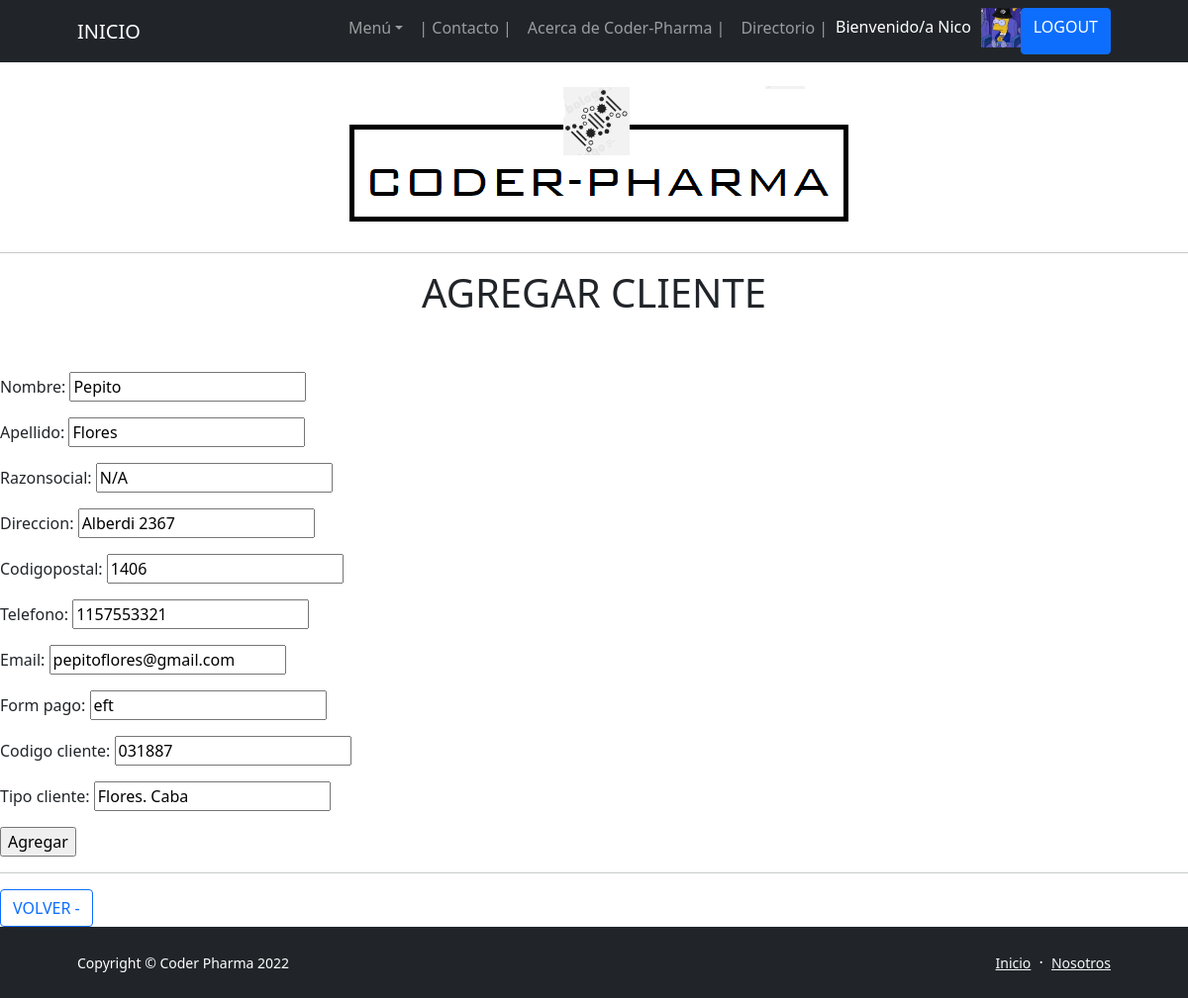
The app's page /App-Drogueria/EditaCliente/6 (signed in) with its own data.
### App_DROGUERIA/models.py (models this page shows, shortened)
class CLIENTES(models.Model):
    nombre = models.CharField(max_length=50)
    apellido = models.CharField(max_length=50)
    razonSocial = models.CharField(max_length=50)
    direccion = models.CharField(max_length=50)
    codigoPostal = models.IntegerField()
    telefono = models.CharField(max_length=50)
    eMail = models.EmailField(max_length=50)
    form_pago = models.CharField(max_length=50)
    codigo_Cliente = models.CharField(max_length=50)
    tipo_Cliente= models.CharField(max_length=50) # Clinica, Hospitales, Ministerios, Municipio, Gobierno Provincial, etc

### App_DROGUERIA/views.py (the view, shortened to what this page needs)
# urls.py: path('EditaCliente/<cliente_id>', EditaCliente, name = "08_EditaCliente"),
@login_required
def EditaCliente(request, cliente_id):
    cliente = CLIENTES.objects.get(id=cliente_id)
    formulario = CreaCliente(initial={
                            'nombre':cliente.nombre,
                            'apellido':cliente.apellido,
                            'razonSocial':cliente.razonSocial,
                            'direccion':cliente.direccion,
                            'codigoPostal':cliente.codigoPostal,
                            'telefono':cliente.telefono,
                            'eMail':cliente.eMail,
                            'form_pago':cliente.form_pago,
                            'codigo_Cliente':cliente.codigo_Cliente,
                            'tipo_Cliente':cliente.tipo_Cliente
                            })
    try:
            avatar = Avatar.objects.get(usuario = request.user.id)
            return render(request, "08 - AgregaCliente.html", {"form":formulario, "url": avatar.imagen.url})
    except:
        return render(request,"08 - AgregaCliente.html", {"form":formulario})

### App_DROGUERIA/forms.py
class CreaCliente(forms.Form):
    nombre = forms.CharField(max_length=50)
    apellido = forms.CharField(max_length=50)
    razonSocial = forms.CharField(max_length=50)
    direccion = forms.CharField(max_length=50)
    codigoPostal = forms.IntegerField()
    telefono = forms.CharField(max_length=50)
    eMail = forms.EmailField(max_length=50)
    form_pago = forms.CharField(max_length=50)
    codigo_Cliente = forms.CharField(max_length=50)
    tipo_Cliente= forms.CharField(max_length=50)

### App_DROGUERIA/Templates/08 - AgregaCliente.html (shortened to what this page needs)
{% extends '00 - ORIGEN (b).html' %}
{% load static %}
{% block blockname %}
<body>
    <br>
    <p class="text-center"><img class="img-fluid rounded mb-5 mb-lg-0" src="http://127.0.0.1:8000/media/imagenes/Membrete_Coder-Pharma.png" alt="..." /></p>
    <hr>
    <h1 class="text-center"> AGREGAR CLIENTE </h1>
    <br>
    <br>
    <form action="" method="POST">
        {{form.as_p}}
       <input type="submit" value="Agregar">
    </form>
    <hr>
        <a href="{% url '08_Clientes' %}" class="btn btn-outline-primary" disabled> VOLVER - </a>
    <br>
</body>
</html>
{% endblock blockname %}

### App_DROGUERIA/Templates/00 - ORIGEN (b).html (shortened to what this page needs)
<!DOCTYPE html>
<html lang="es">
    <head>
        {% load static %}
        <link href="https://cdn.jsdelivr.net/npm/bootstrap-icons@1.5.0/font/bootstrap-icons.css" rel="stylesheet" />
        <link href="{% static 'css/styles.css' %}" rel="stylesheet" />
        <link href="css/styles.css" rel="stylesheet" />
    </head>
    <body class="d-flex flex-column h-100">
        <main class="flex-shrink-0">
            <nav class="navbar navbar-expand-lg navbar-dark bg-dark">
                <div class="container px-5">
                    <a class="navbar-brand" href="{% url '01_Inicio' %}">INICIO</a>
                    <div class="collapse navbar-collapse" id="navbarSupportedContent">
                        <ul class="navbar-nav ms-auto mb-2 mb-lg-0">
                            <li class="nav-item dropdown">
                                <a class="nav-link dropdown-toggle" id="navbarDropdownBlog" href="#" role="button" data-bs-toggle="dropdown" aria-expanded="false">Menú</a>
                            </li>
                            <li class="nav-item"><a class="nav-link" href="{% url '09_Contacto' %}"> | Contacto | </a></li>
                            <li class="nav-item"><a class="nav-link" href="{% url '04_AcercadeCoderPharma' %}">Acerca de Coder-Pharma | </a></li>
                            <li class="nav-item"><a class="nav-link" href="{% url '05_Directorio' %}">Directorio | </a></li>
                            {% if user.is_authenticated %}
                                <p style="color: rgb(255, 255, 255); text-decoration: none; margin-right: 10px; margin-top: 7px;">Bienvenido/a {{user.username}}  </p>
                                <img src="{{ url }}" height="40px" alt="Avatar">
                                <li class="btn btn-primary" disabled ><a style="color: rgb(255, 255, 255); text-decoration: none" href="{% url '11_Logout' %}">LOGOUT</a></li>
                            {% else %}
                                <li class="btn btn-primary" disabled ><a style="color: rgb(255, 255, 255); text-decoration: none" href="{% url '09_Login' %}">LOGIN</a></li>
                            {% endif %}
                        </ul>
                    </div>
                </div>
            </nav>
            {% block blockname %}
            {% endblock blockname %}
        <footer class="bg-dark py-4 mt-auto">
            <div class="container px-5">
                <div class="row align-items-center justify-content-between flex-column flex-sm-row">
                    <div class="col-auto"><div class="small m-0 text-white">Copyright &copy; Coder Pharma 2022</div></div>
                    <div class="col-auto">
                        <a class="link-light small" href="{% url '01_Inicio' %}">Inicio</a>
                        <span class="text-white mx-1">&middot;</span>
                        <a class="link-light small" href="{% url '05_Directorio' %}">Nosotros</a>
                    </div>
                </div>
            </div>
        </footer>
    </body>
</html>

### records on screen
CLIENTES: nombre "Pepito", apellido "Flores", razonSocial "N/A", direccion "Alberdi 2367", codigoPostal "1406", telefono "1157553321", eMail "pepitoflores@gmail.com", form_pago "eft", codigo_Cliente "031887", tipo_Cliente "Flores. Caba"

### other values on screen
{{ user.username }} "Nico"
